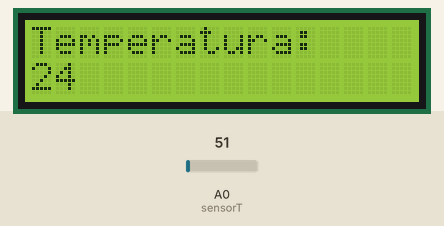
A sketch run on a simulated Arduino Uno, built with avr-gcc and run on an emulated ATmega328P. On the bench: 16×2 character LCD. Inputs (shaded band) come from the test bench; at power-on: A0 (sensorT) = 51. What the sketch prints to the serial monitor is not drawn.

Above: at 1.2 s.
1.3 s: A0 (sensorT) set to 61
At 1.9 s:
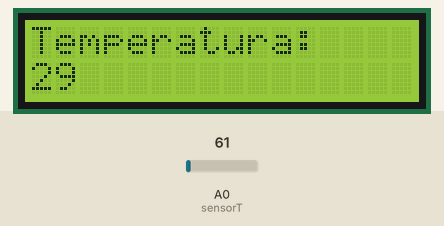
4.3 s: A0 (sensorT) set to 71
At 5.0 s:
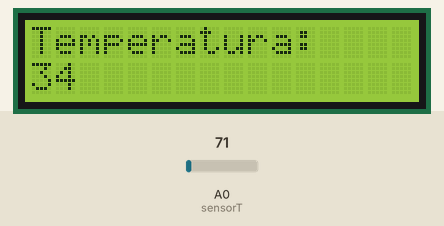
6.1 s: A0 (sensorT) set to 86
At 6.5 s:
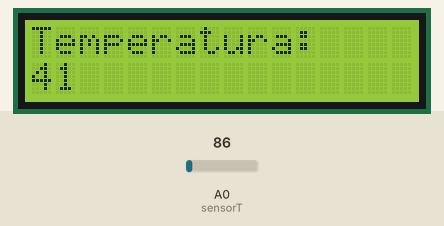
Timing chart, 0 to 9.1 s (numbered marks = the images above; inputs shaded):
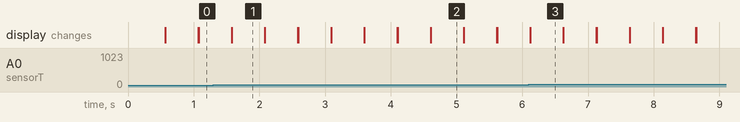

The sketch:

Monitor_de_Temperatura.ino
```cpp
#include <LiquidCrystal.h>

int tempC;

int sensorT =A0;


LiquidCrystal lcd(12, 11, 5, 4, 3, 2);

void setup() {

Serial.begin(9600);
lcd.begin(16,2);


}

void loop() {
  // put your main code here, to run repeatedly:


tempC = analogRead(sensorT);
tempC =tempC*.48828125;
Serial.println(tempC);
lcd.setCursor(0,0);
lcd.print("Temperatura:");
lcd.setCursor(0,1);
lcd.print(tempC);
delay(500);
lcd.clear();

}

//pin out lm35 para buscar como estan los pines
```

Measured:
- after the input at 1.3 s, the display: first differs from a run without the input after 0.28 s (image 1)
- after the input at 4.3 s, the display: first differs from a run without the input after 0.31 s (image 2)
- after the input at 6.1 s, the display: first differs from a run without the input at once (image 3)
- what the display in image 1 shows lasts 0.5 s, from 1.6 s to 2.1 s
